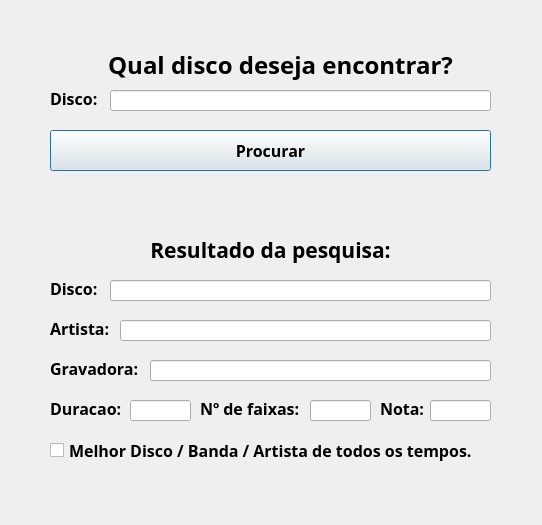
<?xml version="1.0" encoding="UTF-8"?>
<ui version="4.0">
 <class>Dialog</class>
 <widget class="QDialog" name="Dialog">
  <property name="geometry">
   <rect>
    <x>0</x>
    <y>0</y>
    <width>542</width>
    <height>525</height>
   </rect>
  </property>
  <property name="windowTitle">
   <string>Procurar Disco</string>
  </property>
  <widget class="QPushButton" name="searchBtn">
   <property name="geometry">
    <rect>
     <x>50</x>
     <y>130</y>
     <width>441</width>
     <height>41</height>
    </rect>
   </property>
   <property name="font">
    <font>
     <family>Noto Sans</family>
     <pointsize>12</pointsize>
     <weight>75</weight>
     <bold>true</bold>
    </font>
   </property>
   <property name="text">
    <string>Procurar</string>
   </property>
  </widget>
  <widget class="QLabel" name="removeRecord">
   <property name="geometry">
    <rect>
     <x>50</x>
     <y>90</y>
     <width>54</width>
     <height>17</height>
    </rect>
   </property>
   <property name="font">
    <font>
     <family>Noto Sans</family>
     <pointsize>12</pointsize>
     <weight>75</weight>
     <bold>true</bold>
    </font>
   </property>
   <property name="text">
    <string>Disco:</string>
   </property>
  </widget>
  <widget class="QLineEdit" name="searchInput">
   <property name="geometry">
    <rect>
     <x>110</x>
     <y>90</y>
     <width>381</width>
     <height>21</height>
    </rect>
   </property>
  </widget>
  <widget class="QLabel" name="mainTitle">
   <property name="geometry">
    <rect>
     <x>100</x>
     <y>40</y>
     <width>361</width>
     <height>51</height>
    </rect>
   </property>
   <property name="font">
    <font>
     <family>Noto Sans</family>
     <pointsize>16</pointsize>
     <weight>75</weight>
     <bold>true</bold>
    </font>
   </property>
   <property name="text">
    <string>&lt;html&gt;&lt;head/&gt;&lt;body&gt;&lt;p align=&quot;center&quot;&gt;&lt;span style=&quot; font-size:18pt;&quot;&gt;Qual disco deseja encontrar?&lt;/span&gt;&lt;/p&gt;&lt;/body&gt;&lt;/html&gt;</string>
   </property>
  </widget>
  <widget class="QLabel" name="recordLabel">
   <property name="geometry">
    <rect>
     <x>50</x>
     <y>360</y>
     <width>101</width>
     <height>17</height>
    </rect>
   </property>
   <property name="font">
    <font>
     <family>Noto Sans</family>
     <pointsize>12</pointsize>
     <weight>75</weight>
     <bold>true</bold>
    </font>
   </property>
   <property name="text">
    <string>Gravadora:</string>
   </property>
  </widget>
  <widget class="QCheckBox" name="goatBoxShow">
   <property name="geometry">
    <rect>
     <x>50</x>
     <y>440</y>
     <width>451</width>
     <height>21</height>
    </rect>
   </property>
   <property name="font">
    <font>
     <family>Noto Sans</family>
     <pointsize>12</pointsize>
     <weight>75</weight>
     <bold>true</bold>
    </font>
   </property>
   <property name="text">
    <string>Melhor Disco / Banda / Artista de todos os tempos.</string>
   </property>
  </widget>
  <widget class="QLineEdit" name="artistShow">
   <property name="geometry">
    <rect>
     <x>120</x>
     <y>320</y>
     <width>371</width>
     <height>21</height>
    </rect>
   </property>
  </widget>
  <widget class="QLineEdit" name="scoreShow">
   <property name="geometry">
    <rect>
     <x>430</x>
     <y>400</y>
     <width>61</width>
     <height>21</height>
    </rect>
   </property>
  </widget>
  <widget class="QLineEdit" name="durationShow">
   <property name="geometry">
    <rect>
     <x>130</x>
     <y>400</y>
     <width>61</width>
     <height>21</height>
    </rect>
   </property>
  </widget>
  <widget class="QLabel" name="artist">
   <property name="geometry">
    <rect>
     <x>50</x>
     <y>320</y>
     <width>71</width>
     <height>17</height>
    </rect>
   </property>
   <property name="font">
    <font>
     <family>Noto Sans</family>
     <pointsize>12</pointsize>
     <weight>75</weight>
     <bold>true</bold>
    </font>
   </property>
   <property name="text">
    <string>Artista:</string>
   </property>
  </widget>
  <widget class="QLineEdit" name="trackShow">
   <property name="geometry">
    <rect>
     <x>310</x>
     <y>400</y>
     <width>61</width>
     <height>21</height>
    </rect>
   </property>
  </widget>
  <widget class="QLineEdit" name="recordShow">
   <property name="geometry">
    <rect>
     <x>110</x>
     <y>280</y>
     <width>381</width>
     <height>21</height>
    </rect>
   </property>
  </widget>
  <widget class="QLabel" name="tracks">
   <property name="geometry">
    <rect>
     <x>200</x>
     <y>400</y>
     <width>101</width>
     <height>17</height>
    </rect>
   </property>
   <property name="font">
    <font>
     <family>Noto Sans</family>
     <pointsize>12</pointsize>
     <weight>75</weight>
     <bold>true</bold>
    </font>
   </property>
   <property name="text">
    <string>Nº de faixas:</string>
   </property>
  </widget>
  <widget class="QLabel" name="duration">
   <property name="geometry">
    <rect>
     <x>50</x>
     <y>400</y>
     <width>91</width>
     <height>17</height>
    </rect>
   </property>
   <property name="font">
    <font>
     <family>Noto Sans</family>
     <pointsize>12</pointsize>
     <weight>75</weight>
     <bold>true</bold>
    </font>
   </property>
   <property name="text">
    <string>Duracao:</string>
   </property>
  </widget>
  <widget class="QLabel" name="infoShow">
   <property name="geometry">
    <rect>
     <x>40</x>
     <y>210</y>
     <width>461</width>
     <height>81</height>
    </rect>
   </property>
   <property name="font">
    <font>
     <family>Noto Sans</family>
     <pointsize>16</pointsize>
     <weight>75</weight>
     <bold>true</bold>
    </font>
   </property>
   <property name="text">
    <string>&lt;html&gt;&lt;head/&gt;&lt;body&gt;&lt;p align=&quot;center&quot;&gt;Resultado da pesquisa:&lt;/p&gt;&lt;/body&gt;&lt;/html&gt;</string>
   </property>
  </widget>
  <widget class="QLabel" name="addRecord">
   <property name="geometry">
    <rect>
     <x>50</x>
     <y>280</y>
     <width>54</width>
     <height>17</height>
    </rect>
   </property>
   <property name="font">
    <font>
     <family>Noto Sans</family>
     <pointsize>12</pointsize>
     <weight>75</weight>
     <bold>true</bold>
    </font>
   </property>
   <property name="text">
    <string>Disco:</string>
   </property>
  </widget>
  <widget class="QLabel" name="grade">
   <property name="geometry">
    <rect>
     <x>380</x>
     <y>400</y>
     <width>71</width>
     <height>17</height>
    </rect>
   </property>
   <property name="font">
    <font>
     <family>Noto Sans</family>
     <pointsize>12</pointsize>
     <weight>75</weight>
     <bold>true</bold>
    </font>
   </property>
   <property name="text">
    <string>Nota:</string>
   </property>
  </widget>
  <widget class="QLineEdit" name="recordLabelShow">
   <property name="geometry">
    <rect>
     <x>150</x>
     <y>360</y>
     <width>341</width>
     <height>21</height>
    </rect>
   </property>
  </widget>
 </widget>
 <resources/>
 <connections/>
</ui>
